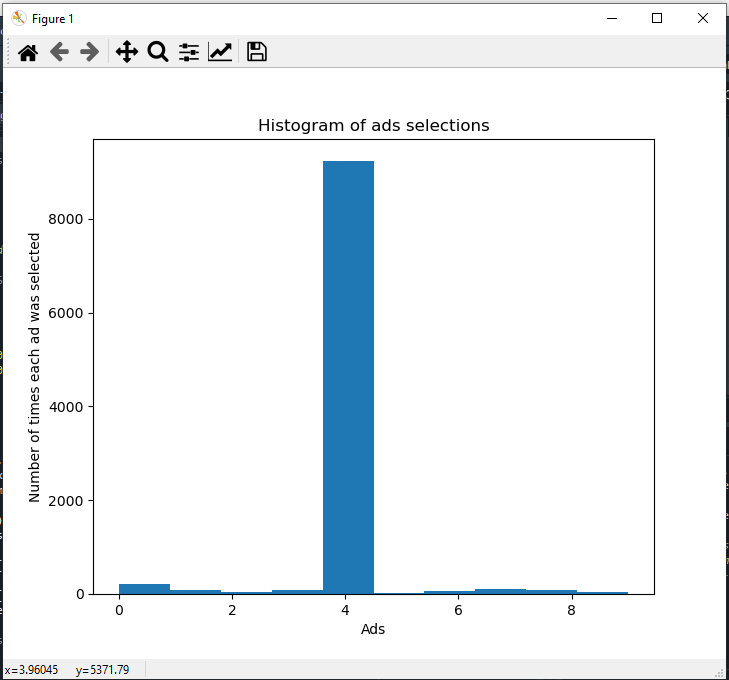

Here is the Python script that generated this plot:
# Thompson Sampling
# Importing the libraries
import numpy as np
import matplotlib.pyplot as plt
import pandas as pd

# Importing the dataset
dataset = pd.read_csv('Ads_CTR_Optimisation.csv')

# Implementing Thompson Sampling
import random
N = 10000
d = 10
ads_selected = []
numbers_of_rewards_1 = [0] * d
numbers_of_rewards_0 = [0] * d
total_reward = 0
for n in range(0, N):
  ad = 0
  max_random = 0
  for i in range(0, d):
    random_beta = random.betavariate(numbers_of_rewards_1[i] + 1, numbers_of_rewards_0[i] + 1)
    if (random_beta > max_random):
      max_random = random_beta
      ad = i
  ads_selected.append(ad)
  reward = dataset.values[n, ad]
  if reward == 1:
    numbers_of_rewards_1[ad] = numbers_of_rewards_1[ad] + 1
  else:
    numbers_of_rewards_0[ad] = numbers_of_rewards_0[ad] + 1
  total_reward = total_reward + reward
  
# Visualising the results - Histogram

plt.hist(ads_selected)
plt.title('Histogram of ads selections')
plt.xlabel('Ads')
plt.ylabel('Number of times each ad was selected')
plt.show()
